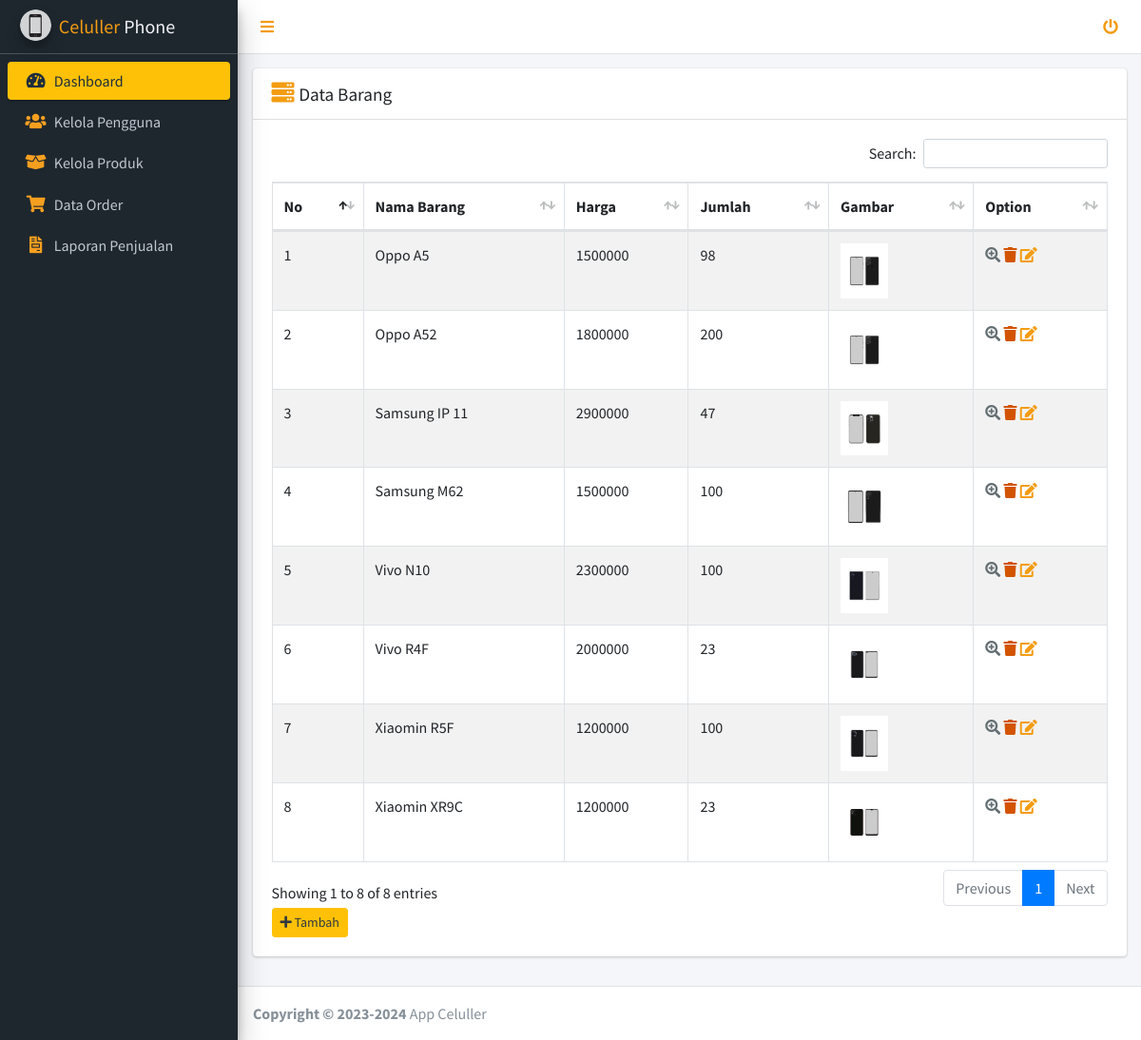
/admin/index.php?page=barang (signed in), run on the app's committed database.
### tables this page shows
CREATE TABLE `tb_barang` (
  `id_barang` int(11) NOT NULL,
  `nama_barang` varchar(220) NOT NULL,
  `kategori` varchar(220) NOT NULL,
  `tahun` varchar(13) NOT NULL,
  `jumlah` int(11) NOT NULL,
  `harga` double NOT NULL,
  `gambar` varchar(220) DEFAULT NULL
);

### admin/kelola_barang/kelola_barang.php (the view)
<div class="container-fluid">
<div class="card">
    <h4 class="card-header"><i class="fas fa-server" style="color: #f39c12;"></i> <small>Data Barang</small> </h4>
        <div class="card-body">
        <table id="example1" class="table table-bordered table-striped">
            <thead>
                <tr>
                    <th>No</th>
                    <th>Nama Barang</th>
                    <th>Harga</th>
                    <th>Jumlah</th>
                    <th>Gambar</th>
                    <th>Option</th>
                </tr>
            </thead>
            <tbody>
            <?php
                $no = 1;
                $query = mysqli_query( $koneksi, "select * from tb_barang");
                while($data = mysqli_fetch_assoc($query)) :
            ?>
                <tr>
                <td><?= $no++; ?></td>
                <td><?= $data['nama_barang'] ?></td>
                <td><?= $data['harga'] ?></td>
                <td><?= $data['jumlah'] ?></td>
                <td><img src="../assets/img/<?= $data['gambar'] ?>" style="width: 50px;"></td>
                    <td>
                        <a href="index.php?page=detail_barang&id_barang=<?= $data['id_barang']; ?>"><i class="fas fa-search-plus" style="color:#636e72;"></i></a>
                        <a href="index.php?page=hapus_barang&id_barang=<?= $data['id_barang'] ?>"><i class="fas fa-trash" style="color:#d35400;"></i></a>
                        <a href="index.php?page=ubah_barang&id_barang=<?= $data['id_barang'] ?>"><i class="fas fa-edit" style="color: #f39c12;"></i></a>
                    </td>
                </tr>
                <?php endwhile; ?>
            </tbody>
        </table>
        <a href="index.php?page=tambah_barang" class="btn btn-sm btn-warning"> <span style="color:#2f3640;"> <i class="fas fa-plus"></i> Tambah</span> </a>
        </div>
    </div>
</div>

### data on the page
tb_barang: nama_barang "Oppo A5", harga "1500000", jumlah "98", gambar (picture)
tb_barang: nama_barang "Oppo A52", harga "1800000", jumlah "200", gambar (picture)
tb_barang: nama_barang "Samsung IP 11", harga "2900000", jumlah "47", gambar (picture)
tb_barang: nama_barang "Samsung M62", harga "1500000", jumlah "100", gambar (picture)
tb_barang: nama_barang "Vivo N10", harga "2300000", jumlah "100", gambar (picture)
tb_barang: nama_barang "Vivo R4F", harga "2000000", jumlah "23", gambar (picture)
tb_barang: nama_barang "Xiaomin R5F", harga "1200000", jumlah "100", gambar (picture)
tb_barang: nama_barang "Xiaomin XR9C", harga "1200000", jumlah "23", gambar (picture)
